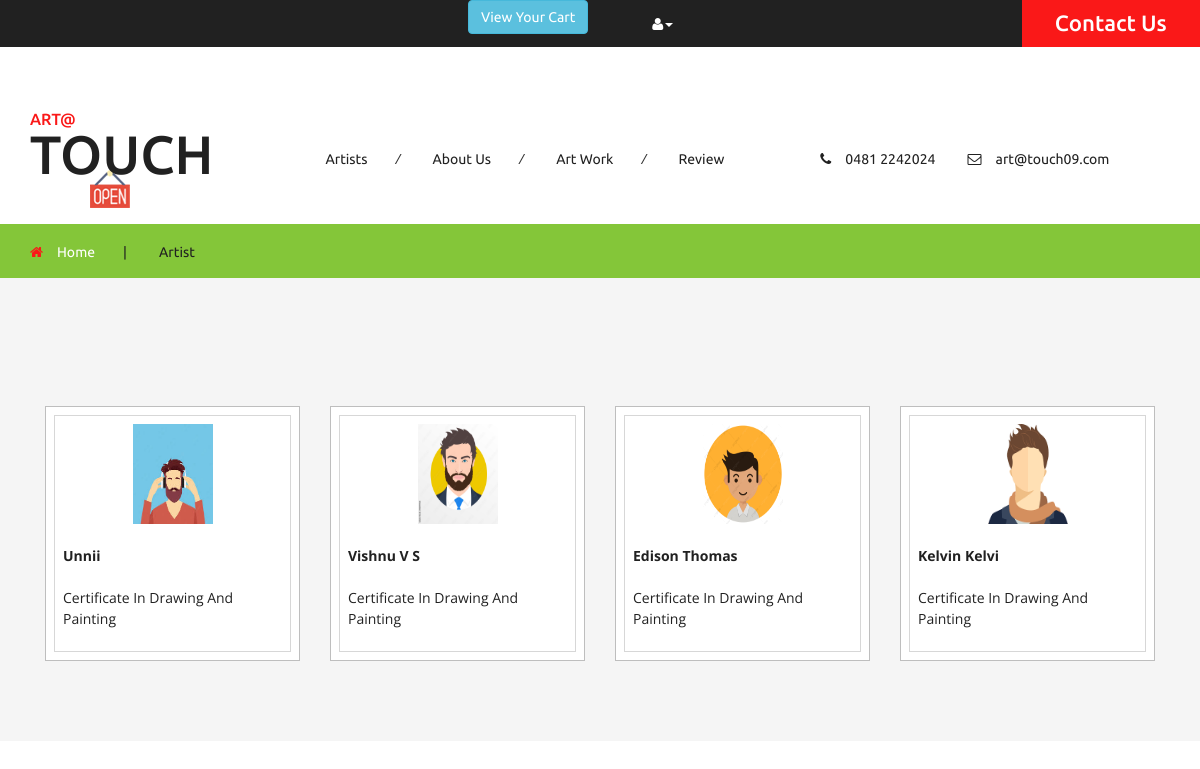
Screenshot of /u_art with the database file from the repository.
### artco/models.py (models this page shows, shortened)
class Artist_Register(models.Model):
    a_name = models.CharField(max_length=200,null=True)
    a_email = models.CharField(max_length=30,null=True)
    a_mobileNo = models.CharField(max_length=15,null=True)
    a_address = models.TextField(null=True)
    a_profilePic = models.FileField(null=True)
    a_identity = models.FileField(null=True)
    qualification = models.CharField(max_length=400, null=True)
    action = models.CharField(max_length=15)
    username = models.CharField(max_length=30, null=True)

### artco/views.py (the view)
# urls.py: path('u_art',views.u_artist),
def u_artist(request):
    if request.method == "GET":
        data = Artist_Register.objects.all()
        return render(request, 'u_artist_vw.html', {'artist': data})

### templates/u_artist_vw.html (shortened to what this page needs)
<!DOCTYPE html>
{% load static %}
<html>
<head>
<link href="{% static 'assets_user/css/bootstrap.css' %}" rel="stylesheet" type="text/css" media="all" />
<link href="{% static 'assets_user/css/style.css' %}" rel="stylesheet" type="text/css" media="all" />
<link href="{% static 'assets_user/css/font-awesome.css' %}" rel="stylesheet" type="text/css" media="all" />
</head>
<body>
	<div class="agileits_header">
		<div class="product_list_header">
			<a href="checkout"><button class="btn btn-info">View Your Cart</button></a>
		</div>
		<div class="w3l_header_right">
			<ul>
				<li class="dropdown profile_details_drop">
					<a href="#" class="dropdown-toggle" data-toggle="dropdown"><i class="fa fa-user" aria-hidden="true"></i><span class="caret"></span></a>
				</li>
			</ul>
		</div>
		<div class="w3l_header_right1">
			<h2><a href="mail.html">Contact Us</a></h2>
		</div>
		<div class="clearfix"> </div>
	</div>
	<div class="logo_products">
		<div class="container">
			<div class="w3ls_logo_products_left">
				<h1><a href="index.html"><span>Art@</span> Touch</a></h1>
			</div>
			<div class="w3ls_logo_products_left1">
				<ul class="special_items">
					<li><a href="u_art">Artists</a><i>/</i></li>
					<li><a href="abt">About Us</a><i>/</i></li>
					<li><a href="abt">Art Work</a><i>/</i></li>
					<li><a href="revw">Review</a></li>
				</ul>
			</div>
			<div class="w3ls_logo_products_left1">
				<ul class="phone_email">
					<li><i class="fa fa-phone" aria-hidden="true"></i>0481 2242024</li>
					<li><i class="fa fa-envelope-o" aria-hidden="true"></i><a href="mailto:art@touch.com">art@touch09.com</a></li>
				</ul>
			</div>
			<div class="clearfix"> </div>
		</div>
	</div>
	<div class="products-breadcrumb">
		<div class="container">
			<ul>
				<li><i class="fa fa-home" aria-hidden="true"></i><a href="/">Home</a><span>|</span></li>
				<li>Artist</li>
			</ul>
		</div>
	</div>
	<div class="top-brands">
		<div class="container">
			{% for i in artist %}
			<div class="agile_top_brands_grids">
				<div class="col-md-3 top_brand_left">
					<div class="hover14 column">
						<div class="agile_top_brand_left_grid">
							<div class="agile_top_brand_left_grid1">
								<figure>
									<div class="snipcart-item block" >
										<div class="snipcart-thumb">
											<a href="single/{{i.id}}"><img title=" " alt=" " src="{{i.a_profilePic.url}}" height="100" width="80"/></a>
											<form method="post" action="cart">
												<p><b>{{i.a_name}}</b></p>
												<p>{{i.qualification}}</p>
											</form>
										</div>
										</div>
									</div>
							</div>
						</div>
					</div>
				</div>
				{% endfor %}
				<div class="clearfix"> </div>
			</div>
		</div>
</body>
</html>

### rows the page displays
Artist_Register: a_profilePic (picture), a_name "Unnii", qualification "Certificate In Drawing And Painting"
Artist_Register: a_profilePic (picture), a_name "Vishnu V S", qualification "Certificate In Drawing And Painting"
Artist_Register: a_profilePic (picture), a_name "Edison Thomas", qualification "Certificate In Drawing And Painting"
Artist_Register: a_profilePic (picture), a_name "Kelvin Kelvi", qualification "Certificate In Drawing And Painting"
